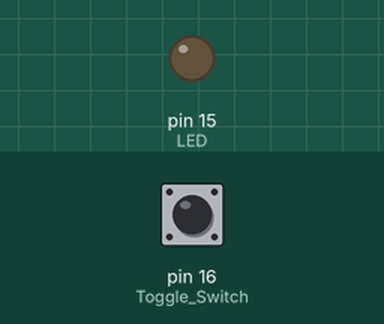
A sketch run on a simulated Arduino Uno, built with avr-gcc and run on an emulated ATmega328P. Parts: output pins drawn as LEDs (lit = HIGH). Inputs (shaded band) come from the test bench; at power-on: pin 16 (Toggle_Switch) LOW.

Above: at 1.2 s.
1.3 s: pin 16 (Toggle_Switch) pulled HIGH for 0.15 s
At 1.37 s:
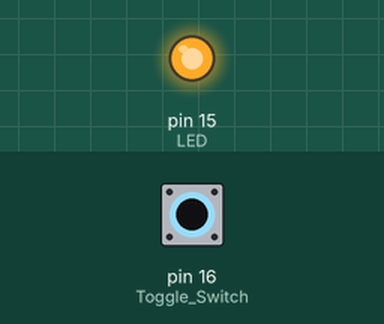
2.9 s: pin 16 (Toggle_Switch) pulled HIGH for 3.2 s
At 7.5 s:
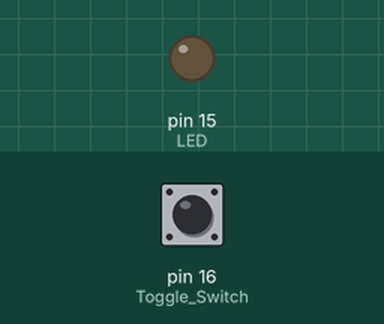
Timing chart, 0 to 9.0 s (numbered marks = the images above; inputs shaded):
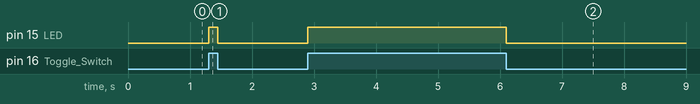

Measured:
- after the input at 1.3 s, pin 15 (LED): LOW → HIGH at once, → LOW 0.15 s later
- after the input at 2.9 s, pin 15 (LED): LOW → HIGH at once, → LOW 3.2 s later

The sketch:

1_TOGGLE_SWITCH.ino
```cpp
int buttonstate = 0;
void setup() {
  pinMode(15,OUTPUT);  // LED
  pinMode(16,INPUT);  //Toggle Switch
}

void loop() {
  buttonstate=digitalRead(16);
  if(buttonstate == 1)
   {
    digitalWrite(15,HIGH); // Make LED ON
   }
   else
   {
   digitalWrite(15,LOW);  // Make LED OFF
   }
}
```
